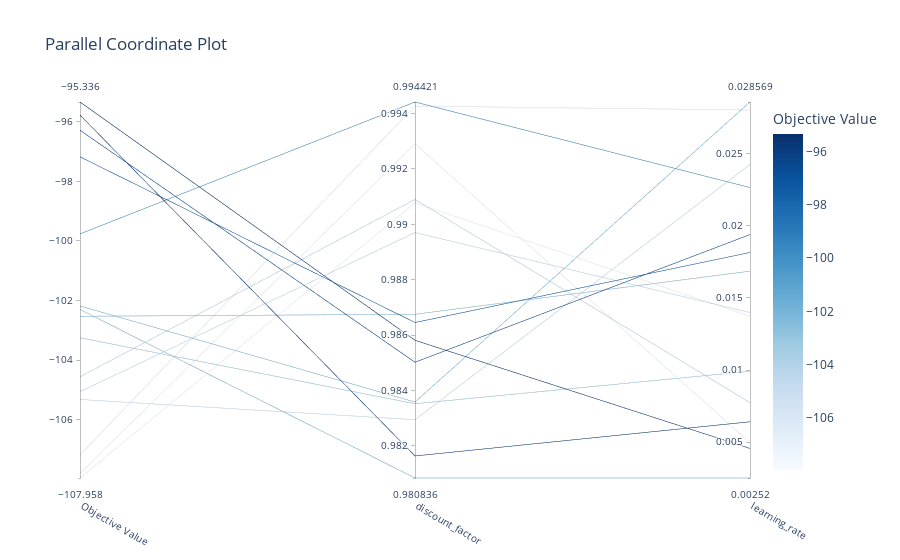

The notebook cell this image was saved under:
### Code cell
fig = vis.plot_parallel_coordinate(optuna_study)
fig.show()

### Figure 1 — Plotly figure (JSON) as saved in the notebook; plotly's stock layout.template omitted (floating-point values rounded to 4 significant figures)
{"data": [{"dimensions": [{"label": "Objective Value", "range": [-108.0, -95.34], "values": [-95.34, -108.0, -105.1, -99.76, -105.3, -107.2, -102.2, -104.6, -102.3, -97.18, -107.8, -96.28, -102.5, -95.78, -103.2]}, {"label": "discount_factor", "range": [0.9808, 0.9944], "values": [0.9858, 0.9908, 0.9897, 0.9944, 0.9829, 0.9943, 0.9836, 0.9909, 0.9808, 0.9865, 0.9929, 0.985, 0.9868, 0.9816, 0.9835]}, {"label": "learning_rate", "range": [0.00252, 0.02857], "values": [0.004569, 0.01372, 0.01399, 0.02264, 0.02424, 0.02801, 0.02857, 0.00774, 0.00252, 0.01814, 0.004979, 0.01939, 0.01685, 0.006415, 0.009913]}], "labelangle": 30, "labelside": "bottom", "line": {"color": [-95.34, -108.0, -105.1, -99.76, -105.3, -107.2, -102.2, -104.6, -102.3, -97.18, -107.8, -96.28, -102.5, -95.78, -103.2], "colorbar": {"title": {"text": "Objective Value"}}, "colorscale": [[0, "rgb(247,251,255)"], [0.125, "rgb(222,235,247)"], [0.25, "rgb(198,219,239)"], [0.375, "rgb(158,202,225)"], [0.5, "rgb(107,174,214)"], [0.625, "rgb(66,146,198)"], [0.75, "rgb(33,113,181)"], [0.875, "rgb(8,81,156)"], [1, "rgb(8,48,107)"]], "reversescale": false, "showscale": true}, "type": "parcoords"}], "layout": {"title": {"text": "Parallel Coordinate Plot"}}}
